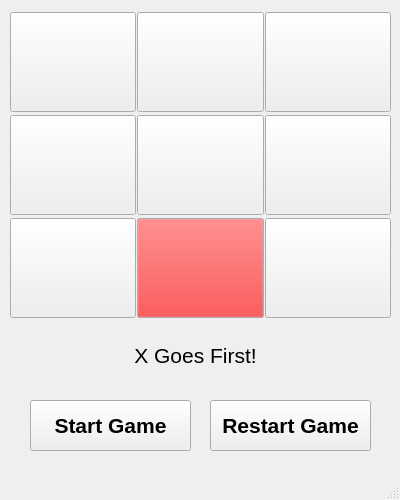
<?xml version="1.0" encoding="UTF-8"?>
<ui version="4.0">
 <class>MainWindow</class>
 <widget class="QMainWindow" name="MainWindow">
  <property name="geometry">
   <rect>
    <x>0</x>
    <y>0</y>
    <width>400</width>
    <height>500</height>
   </rect>
  </property>
  <property name="minimumSize">
   <size>
    <width>400</width>
    <height>500</height>
   </size>
  </property>
  <property name="maximumSize">
   <size>
    <width>400</width>
    <height>500</height>
   </size>
  </property>
  <property name="palette">
   <palette>
    <active>
     <colorrole role="Base">
      <brush brushstyle="SolidPattern">
       <color alpha="255">
        <red>0</red>
        <green>255</green>
        <blue>0</blue>
       </color>
      </brush>
     </colorrole>
    </active>
    <inactive>
     <colorrole role="Base">
      <brush brushstyle="SolidPattern">
       <color alpha="255">
        <red>0</red>
        <green>255</green>
        <blue>0</blue>
       </color>
      </brush>
     </colorrole>
    </inactive>
    <disabled>
     <colorrole role="Base">
      <brush brushstyle="SolidPattern">
       <color alpha="255">
        <red>240</red>
        <green>240</green>
        <blue>240</blue>
       </color>
      </brush>
     </colorrole>
    </disabled>
   </palette>
  </property>
  <property name="windowTitle">
   <string>TicTacToe</string>
  </property>
  <widget class="QWidget" name="centralwidget">
   <widget class="QWidget" name="gridLayoutWidget">
    <property name="geometry">
     <rect>
      <x>10</x>
      <y>10</y>
      <width>381</width>
      <height>311</height>
     </rect>
    </property>
    <layout class="QGridLayout" name="gridLayout">
     <property name="spacing">
      <number>1</number>
     </property>
     <item row="2" column="1">
      <widget class="QPushButton" name="Button_6">
       <property name="sizePolicy">
        <sizepolicy hsizetype="Minimum" vsizetype="Fixed">
         <horstretch>100</horstretch>
         <verstretch>100</verstretch>
        </sizepolicy>
       </property>
       <property name="minimumSize">
        <size>
         <width>100</width>
         <height>100</height>
        </size>
       </property>
       <property name="palette">
        <palette>
         <active>
          <colorrole role="Button">
           <brush brushstyle="SolidPattern">
            <color alpha="255">
             <red>255</red>
             <green>6</green>
             <blue>6</blue>
            </color>
           </brush>
          </colorrole>
         </active>
         <inactive>
          <colorrole role="Button">
           <brush brushstyle="SolidPattern">
            <color alpha="255">
             <red>255</red>
             <green>6</green>
             <blue>6</blue>
            </color>
           </brush>
          </colorrole>
         </inactive>
         <disabled>
          <colorrole role="Button">
           <brush brushstyle="SolidPattern">
            <color alpha="255">
             <red>255</red>
             <green>6</green>
             <blue>6</blue>
            </color>
           </brush>
          </colorrole>
         </disabled>
        </palette>
       </property>
       <property name="font">
        <font>
         <family>MV Boli</family>
         <pointsize>48</pointsize>
        </font>
       </property>
       <property name="text">
        <string/>
       </property>
      </widget>
     </item>
     <item row="0" column="0">
      <widget class="QPushButton" name="Button_1">
       <property name="sizePolicy">
        <sizepolicy hsizetype="Minimum" vsizetype="Fixed">
         <horstretch>100</horstretch>
         <verstretch>100</verstretch>
        </sizepolicy>
       </property>
       <property name="minimumSize">
        <size>
         <width>100</width>
         <height>100</height>
        </size>
       </property>
       <property name="font">
        <font>
         <family>MV Boli</family>
         <pointsize>48</pointsize>
        </font>
       </property>
       <property name="text">
        <string/>
       </property>
      </widget>
     </item>
     <item row="0" column="1">
      <widget class="QPushButton" name="Button_4">
       <property name="sizePolicy">
        <sizepolicy hsizetype="Minimum" vsizetype="Fixed">
         <horstretch>100</horstretch>
         <verstretch>100</verstretch>
        </sizepolicy>
       </property>
       <property name="minimumSize">
        <size>
         <width>100</width>
         <height>100</height>
        </size>
       </property>
       <property name="font">
        <font>
         <family>MV Boli</family>
         <pointsize>48</pointsize>
        </font>
       </property>
       <property name="text">
        <string/>
       </property>
      </widget>
     </item>
     <item row="1" column="0">
      <widget class="QPushButton" name="Button_2">
       <property name="sizePolicy">
        <sizepolicy hsizetype="Minimum" vsizetype="Fixed">
         <horstretch>100</horstretch>
         <verstretch>100</verstretch>
        </sizepolicy>
       </property>
       <property name="minimumSize">
        <size>
         <width>100</width>
         <height>100</height>
        </size>
       </property>
       <property name="font">
        <font>
         <family>MV Boli</family>
         <pointsize>48</pointsize>
        </font>
       </property>
       <property name="text">
        <string/>
       </property>
      </widget>
     </item>
     <item row="1" column="1">
      <widget class="QPushButton" name="Button_5">
       <property name="sizePolicy">
        <sizepolicy hsizetype="Minimum" vsizetype="Fixed">
         <horstretch>100</horstretch>
         <verstretch>100</verstretch>
        </sizepolicy>
       </property>
       <property name="minimumSize">
        <size>
         <width>100</width>
         <height>100</height>
        </size>
       </property>
       <property name="font">
        <font>
         <family>MV Boli</family>
         <pointsize>48</pointsize>
        </font>
       </property>
       <property name="text">
        <string/>
       </property>
      </widget>
     </item>
     <item row="2" column="0">
      <widget class="QPushButton" name="Button_3">
       <property name="sizePolicy">
        <sizepolicy hsizetype="Minimum" vsizetype="Fixed">
         <horstretch>100</horstretch>
         <verstretch>100</verstretch>
        </sizepolicy>
       </property>
       <property name="minimumSize">
        <size>
         <width>100</width>
         <height>100</height>
        </size>
       </property>
       <property name="font">
        <font>
         <family>MV Boli</family>
         <pointsize>48</pointsize>
        </font>
       </property>
       <property name="text">
        <string/>
       </property>
      </widget>
     </item>
     <item row="0" column="2">
      <widget class="QPushButton" name="Button_7">
       <property name="sizePolicy">
        <sizepolicy hsizetype="Minimum" vsizetype="Fixed">
         <horstretch>100</horstretch>
         <verstretch>100</verstretch>
        </sizepolicy>
       </property>
       <property name="minimumSize">
        <size>
         <width>100</width>
         <height>100</height>
        </size>
       </property>
       <property name="font">
        <font>
         <family>MV Boli</family>
         <pointsize>48</pointsize>
        </font>
       </property>
       <property name="text">
        <string/>
       </property>
      </widget>
     </item>
     <item row="1" column="2">
      <widget class="QPushButton" name="Button_8">
       <property name="sizePolicy">
        <sizepolicy hsizetype="Minimum" vsizetype="Fixed">
         <horstretch>100</horstretch>
         <verstretch>100</verstretch>
        </sizepolicy>
       </property>
       <property name="minimumSize">
        <size>
         <width>100</width>
         <height>100</height>
        </size>
       </property>
       <property name="font">
        <font>
         <family>MV Boli</family>
         <pointsize>48</pointsize>
        </font>
       </property>
       <property name="text">
        <string/>
       </property>
      </widget>
     </item>
     <item row="2" column="2">
      <widget class="QPushButton" name="Button_9">
       <property name="sizePolicy">
        <sizepolicy hsizetype="Minimum" vsizetype="Fixed">
         <horstretch>100</horstretch>
         <verstretch>100</verstretch>
        </sizepolicy>
       </property>
       <property name="minimumSize">
        <size>
         <width>100</width>
         <height>100</height>
        </size>
       </property>
       <property name="font">
        <font>
         <family>MV Boli</family>
         <pointsize>48</pointsize>
        </font>
       </property>
       <property name="text">
        <string/>
       </property>
      </widget>
     </item>
    </layout>
   </widget>
   <widget class="QPushButton" name="Button_Restart">
    <property name="geometry">
     <rect>
      <x>210</x>
      <y>400</y>
      <width>161</width>
      <height>51</height>
     </rect>
    </property>
    <property name="font">
     <font>
      <pointsize>16</pointsize>
      <weight>75</weight>
      <bold>true</bold>
     </font>
    </property>
    <property name="text">
     <string>Restart Game</string>
    </property>
   </widget>
   <widget class="QLabel" name="label">
    <property name="geometry">
     <rect>
      <x>30</x>
      <y>340</y>
      <width>331</width>
      <height>31</height>
     </rect>
    </property>
    <property name="font">
     <font>
      <pointsize>16</pointsize>
     </font>
    </property>
    <property name="text">
     <string>X Goes First!</string>
    </property>
    <property name="alignment">
     <set>Qt::AlignCenter</set>
    </property>
   </widget>
   <widget class="QPushButton" name="Button_Start">
    <property name="geometry">
     <rect>
      <x>30</x>
      <y>400</y>
      <width>161</width>
      <height>51</height>
     </rect>
    </property>
    <property name="font">
     <font>
      <pointsize>16</pointsize>
      <weight>75</weight>
      <bold>true</bold>
     </font>
    </property>
    <property name="text">
     <string>Start Game</string>
    </property>
   </widget>
  </widget>
  <widget class="QMenuBar" name="menubar">
   <property name="geometry">
    <rect>
     <x>0</x>
     <y>0</y>
     <width>400</width>
     <height>21</height>
    </rect>
   </property>
  </widget>
  <widget class="QStatusBar" name="statusbar"/>
 </widget>
 <resources/>
 <connections/>
</ui>
